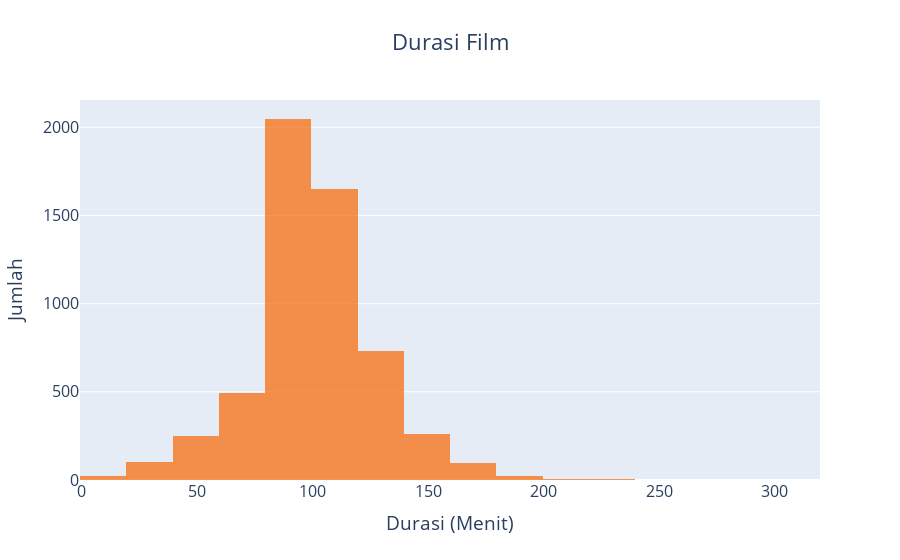

Notebook cell for this chart:
### Markdown cell above
### Grafik 3 : Distribusi durasi "Movie" (Histogram)

### Code cell
df_10 = df.query("type == 'Movie'")
df_10['duration'] = df_10['duration'].fillna("0")
df_10['duration'] = df_10['duration'].str.split(" ").str[0].astype(int)
a = df_10['duration']

fig = go.Figure()
fig.add_trace(go.Histogram(x=a,nbinsx=20,marker_color='#F76E11'))
fig.update_layout(barmode='overlay',title_text='Durasi Film',title_x = 0.5,yaxis_title="Jumlah",xaxis_title="Durasi (Menit)",font = {'size':16})
# Reduce opacity to see both histograms
fig.update_traces(opacity=0.75)
fig.show()

### Figure 1 — Plotly figure (JSON) as saved in the notebook; plotly's stock layout.template omitted (floating-point values rounded to 4 significant figures; data arrays with more than 128 entries replaced by an {"elided": "..."} marker saying what was removed)
{"data": [{"marker": {"color": "#F76E11"}, "nbinsx": 20, "opacity": 0.75, "type": "histogram", "x": {"elided": "5687 int values"}}], "layout": {"barmode": "overlay", "font": {"size": 16}, "title": {"text": "Durasi Film", "x": 0.5}, "xaxis": {"title": {"text": "Durasi (Menit)"}}, "yaxis": {"title": {"text": "Jumlah"}}}}
